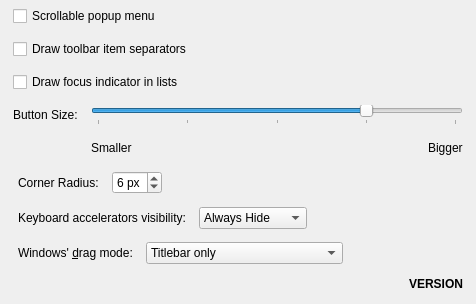
     <widget class="QWidget" name="General">
      <attribute name="title">
       <string>General</string>
      </attribute>
      <layout class="QGridLayout" name="gridLayout">
       <property name="sizeConstraint">
        <enum>QLayout::SizeConstraint::SetDefaultConstraint</enum>
       </property>
       <property name="leftMargin">
        <number>13</number>
       </property>
       <property name="topMargin">
        <number>6</number>
       </property>
       <property name="rightMargin">
        <number>13</number>
       </property>
       <property name="bottomMargin">
        <number>13</number>
       </property>
       <property name="spacing">
        <number>13</number>
       </property>
       <item row="3" column="0" colspan="3">
        <layout class="QGridLayout" name="gridLayout_4">
         <property name="sizeConstraint">
          <enum>QLayout::SizeConstraint::SetDefaultConstraint</enum>
         </property>
         <item row="1" column="0">
          <widget class="QLabel" name="label_2">
           <property name="sizePolicy">
            <sizepolicy hsizetype="Fixed" vsizetype="Preferred">
             <horstretch>0</horstretch>
             <verstretch>0</verstretch>
            </sizepolicy>
           </property>
           <property name="text">
            <string>Button Size:</string>
           </property>
           <property name="alignment">
            <set>Qt::AlignmentFlag::AlignLeading|Qt::AlignmentFlag::AlignLeft|Qt::AlignmentFlag::AlignVCenter</set>
           </property>
          </widget>
         </item>
         <item row="2" column="1">
          <layout class="QHBoxLayout" name="horizontalLayout_16">
           <property name="sizeConstraint">
            <enum>QLayout::SizeConstraint::SetDefaultConstraint</enum>
           </property>
           <item>
            <widget class="QLabel" name="label_4">
             <property name="sizePolicy">
              <sizepolicy hsizetype="Fixed" vsizetype="Fixed">
               <horstretch>0</horstretch>
               <verstretch>0</verstretch>
              </sizepolicy>
             </property>
             <property name="text">
              <string>Smaller</string>
             </property>
            </widget>
           </item>
           <item>
            <spacer name="horizontalSpacer">
             <property name="orientation">
              <enum>Qt::Orientation::Horizontal</enum>
             </property>
             <property name="sizeHint" stdset="0">
              <size>
               <width>40</width>
               <height>20</height>
              </size>
             </property>
            </spacer>
           </item>
           <item>
            <widget class="QLabel" name="label_3">
             <property name="sizePolicy">
              <sizepolicy hsizetype="Fixed" vsizetype="Fixed">
               <horstretch>0</horstretch>
               <verstretch>0</verstretch>
              </sizepolicy>
             </property>
             <property name="text">
              <string>Bigger</string>
             </property>
            </widget>
           </item>
          </layout>
         </item>
         <item row="1" column="1">
          <widget class="QSlider" name="_buttonSize">
           <property name="sizePolicy">
            <sizepolicy hsizetype="Expanding" vsizetype="Fixed">
             <horstretch>0</horstretch>
             <verstretch>0</verstretch>
            </sizepolicy>
           </property>
           <property name="minimum">
            <number>-2</number>
           </property>
           <property name="maximum">
            <number>6</number>
           </property>
           <property name="singleStep">
            <number>1</number>
           </property>
           <property name="sliderPosition">
            <number>4</number>
           </property>
           <property name="orientation">
            <enum>Qt::Orientation::Horizontal</enum>
           </property>
           <property name="tickPosition">
            <enum>QSlider::TickPosition::TicksBelow</enum>
           </property>
           <property name="tickInterval">
            <number>2</number>
           </property>
          </widget>
         </item>
        </layout>
       </item>
       <item row="2" column="0" colspan="3">
        <widget class="QCheckBox" name="_viewDrawFocusIndicator">
         <property name="text">
          <string>Draw focus indicator in lists</string>
         </property>
        </widget>
       </item>
       <item row="1" column="0" colspan="3">
        <widget class="QCheckBox" name="_toolBarDrawItemSeparator">
         <property name="text">
          <string>Draw toolbar item separators</string>
         </property>
        </widget>
       </item>
       <item row="54" column="2">
        <widget class="QLabel" name="_versionNumber">
         <property name="font">
          <font>
           <bold>true</bold>
          </font>
         </property>
         <property name="layoutDirection">
          <enum>Qt::LayoutDirection::RightToLeft</enum>
         </property>
         <property name="text">
          <string>VERSION</string>
         </property>
         <property name="alignment">
          <set>Qt::AlignmentFlag::AlignBottom|Qt::AlignmentFlag::AlignRight|Qt::AlignmentFlag::AlignTrailing</set>
         </property>
        </widget>
       </item>
       <item row="0" column="0" colspan="3">
        <widget class="QCheckBox" name="_scrollableMenu">
         <property name="text">
          <string>Scrollable popup menu</string>
         </property>
        </widget>
       </item>
       <item row="51" column="0">
        <layout class="QHBoxLayout" name="horizontalLayout_17">
         <item>
          <widget class="QLabel" name="label_12">
           <property name="sizePolicy">
            <sizepolicy hsizetype="Preferred" vsizetype="Preferred">
             <horstretch>0</horstretch>
             <verstretch>0</verstretch>
            </sizepolicy>
           </property>
           <property name="text">
            <string>Corner Radius:</string>
           </property>
           <property name="alignment">
            <set>Qt::AlignmentFlag::AlignLeading|Qt::AlignmentFlag::AlignLeft|Qt::AlignmentFlag::AlignVCenter</set>
           </property>
           <property name="indent">
            <number>5</number>
           </property>
          </widget>
         </item>
         <item>
          <widget class="QSpinBox" name="_cornerRadius">
           <property name="sizePolicy">
            <sizepolicy hsizetype="Fixed" vsizetype="Fixed">
             <horstretch>0</horstretch>
             <verstretch>0</verstretch>
            </sizepolicy>
           </property>
           <property name="suffix">
            <string> px</string>
           </property>
           <property name="minimum">
            <number>1</number>
           </property>
           <property name="maximum">
            <number>8</number>
           </property>
           <property name="value">
            <number>6</number>
           </property>
          </widget>
         </item>
         <item>
          <spacer name="horizontalSpacer_9">
           <property name="orientation">
            <enum>Qt::Orientation::Horizontal</enum>
           </property>
           <property name="sizeHint" stdset="0">
            <size>
             <width>40</width>
             <height>20</height>
            </size>
           </property>
          </spacer>
         </item>
        </layout>
       </item>
       <item row="52" column="0">
        <layout class="QHBoxLayout" name="horizontalLayout_18">
         <item>
          <widget class="QLabel" name="_mnemonicsLabel">
           <property name="text">
            <string>Keyboard accelerators visibility:</string>
           </property>
           <property name="alignment">
            <set>Qt::AlignmentFlag::AlignLeading|Qt::AlignmentFlag::AlignLeft|Qt::AlignmentFlag::AlignVCenter</set>
           </property>
           <property name="indent">
            <number>5</number>
           </property>
          </widget>
         </item>
         <item>
          <widget class="QComboBox" name="_mnemonicsMode">
           <property name="sizePolicy">
            <sizepolicy hsizetype="Fixed" vsizetype="Fixed">
             <horstretch>0</horstretch>
             <verstretch>0</verstretch>
            </sizepolicy>
           </property>
           <property name="layoutDirection">
            <enum>Qt::LayoutDirection::LeftToRight</enum>
           </property>
           <item>
            <property name="text">
             <string>Always Hide</string>
            </property>
           </item>
           <item>
            <property name="text">
             <string>When Needed</string>
            </property>
           </item>
           <item>
            <property name="text">
             <string>Always Show</string>
            </property>
           </item>
          </widget>
         </item>
         <item>
          <spacer name="horizontalSpacer_12">
           <property name="orientation">
            <enum>Qt::Orientation::Horizontal</enum>
           </property>
           <property name="sizeHint" stdset="0">
            <size>
             <width>40</width>
             <height>20</height>
            </size>
           </property>
          </spacer>
         </item>
        </layout>
       </item>
       <item row="53" column="0">
        <layout class="QHBoxLayout" name="horizontalLayout_19">
         <item>
          <widget class="QLabel" name="_windowDragLabel">
           <property name="sizePolicy">
            <sizepolicy hsizetype="Preferred" vsizetype="Preferred">
             <horstretch>0</horstretch>
             <verstretch>0</verstretch>
            </sizepolicy>
           </property>
           <property name="text">
            <string>Windows' &amp;drag mode:</string>
           </property>
           <property name="alignment">
            <set>Qt::AlignmentFlag::AlignLeading|Qt::AlignmentFlag::AlignLeft|Qt::AlignmentFlag::AlignVCenter</set>
           </property>
           <property name="indent">
            <number>5</number>
           </property>
           <property name="buddy">
            <cstring>_windowDragMode</cstring>
           </property>
          </widget>
         </item>
         <item>
          <widget class="QComboBox" name="_windowDragMode">
           <property name="sizePolicy">
            <sizepolicy hsizetype="Fixed" vsizetype="Fixed">
             <horstretch>0</horstretch>
             <verstretch>0</verstretch>
            </sizepolicy>
           </property>
           <property name="sizeAdjustPolicy">
            <enum>QComboBox::SizeAdjustPolicy::AdjustToContentsOnFirstShow</enum>
           </property>
           <item>
            <property name="text">
             <string>Titlebar only</string>
            </property>
           </item>
           <item>
            <property name="text">
             <string>Titlebar, menubar and toolbars</string>
            </property>
           </item>
           <item>
            <property name="text">
             <string>All empty areas</string>
            </property>
           </item>
          </widget>
         </item>
         <item>
          <spacer name="horizontalSpacer_7">
           <property name="orientation">
            <enum>Qt::Orientation::Horizontal</enum>
           </property>
           <property name="sizeHint" stdset="0">
            <size>
             <width>40</width>
             <height>20</height>
            </size>
           </property>
          </spacer>
         </item>
        </layout>
       </item>
      </layout>
     </widget>
